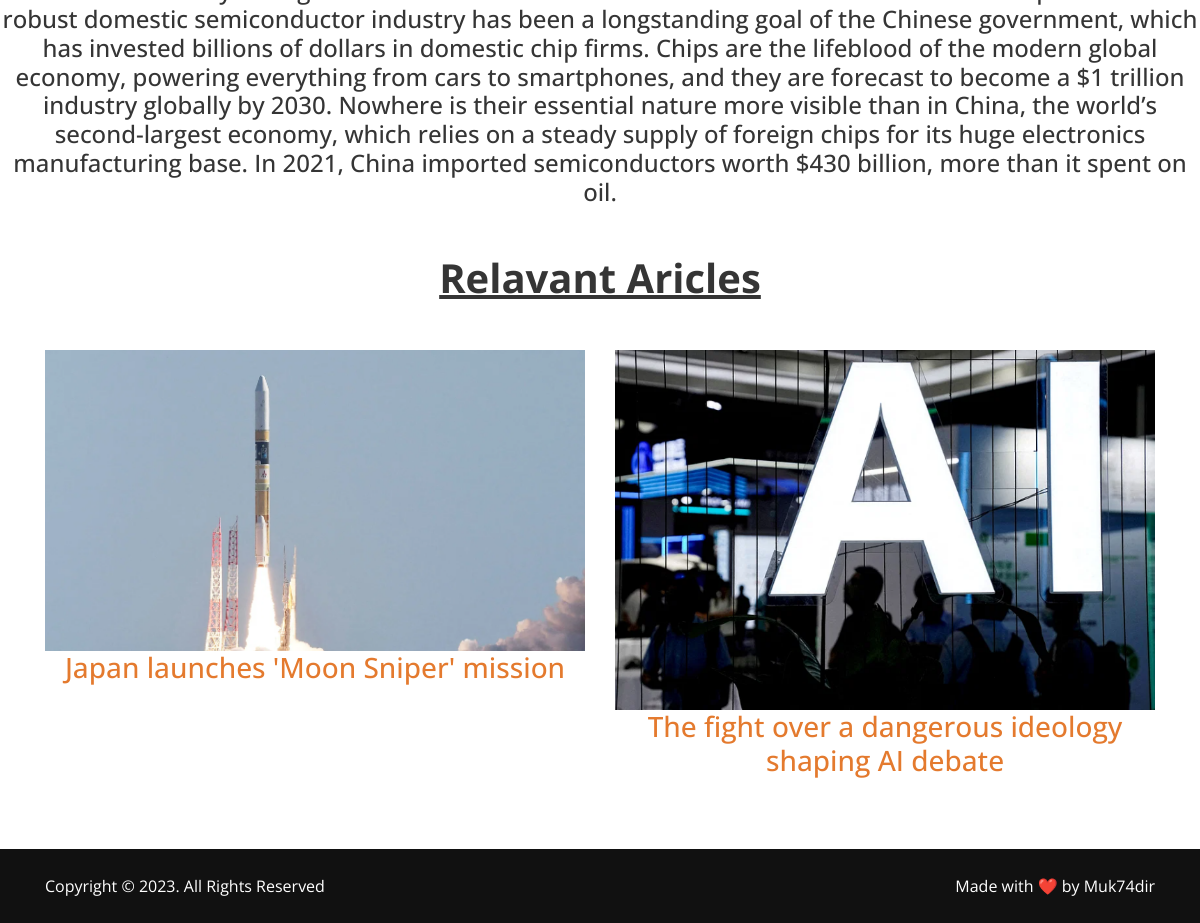
The page /category/science-technology/us-chipmaker-micron/ (lower part) on the database as committed earlier.
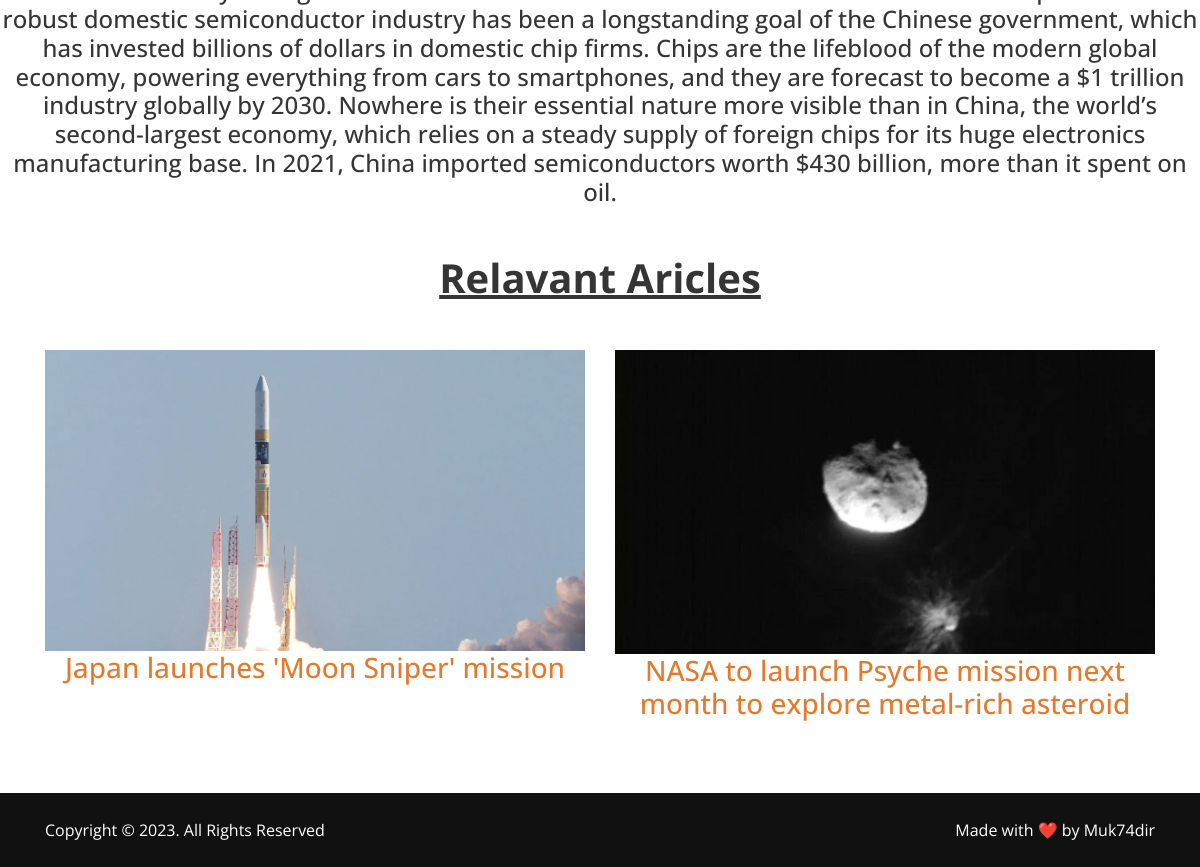
The same page on the database as committed later.
### articles/models.py (models this page shows, shortened)
class ArticleModel(models.Model):
    category = models.ForeignKey(CategoryModel, on_delete=models.CASCADE, related_name='articles')
    slug = models.SlugField(max_length=20, unique=True)
    headline = models.CharField(max_length=100)
    description = models.TextField()
    image = models.ImageField(upload_to='articles/images')
    rating = models.CharField(max_length=10, choices=RATING)
    publishing_date = models.DateTimeField(auto_now_add=True)

### articles/views.py (the view)
# urls.py: path('category/<slug:category_slug>/<slug:article_slug>/', views.article_details , name='article_detail'),
def article_details(request, category_slug, article_slug):
    context = {}
    all_categories = CategoryModel.objects.all()
    context['all_categories'] = all_categories
    category = CategoryModel.objects.get(slug=category_slug)
    article = ArticleModel.objects.get(slug=article_slug)
    context['article']= article
    relavent_articles = ArticleModel.objects.filter(category=category).exclude(slug=article_slug)[:2]
    context['relavent_articles']= relavent_articles
    user = request.user
    if user.is_authenticated:
        account = UserRegistrationModel.objects.get(user=user)
        context['account'] =  account
    all_subscriber = UserRegistrationModel.objects.all().count()
    rating = request.POST.get('rating')
    user = request.user
    if rating is not None and user.is_authenticated:
        article.rating = (int(rating)//(all_subscriber))
        article.save()
        context['article']= article
    return render(request, 'articles/article_details.html', context)

### articles/models.py (called while the page is built)
    def __str__(self):
        return self.category_name

### articles/templates/articles/article_details.html (shortened to what this page needs)
{% extends 'index.html' %}
{% load static %}
{% block content %}
<div class="text-center mt-5 mb-5" style="width: 100%;">
    <h4 class="mt-5 mb-5">{{article.description}}</h4>
    <h1 class="mb-5"><b><u>Relavant Aricles</u></b></h1>
    <div class="container">
        <div class="row">
            {% for re_art in relavent_articles %}
            <div class="col-md-6">
                <div class="article mb-4">
                    <img src="{{re_art.image.url}}" alt="" class="img-fluid">
                    <h3>
                        <a class="tn-title" href="{% url 'article_detail' re_art.category.slug re_art.slug %}">{{re_art.headline}}</a>
                    </h3>
                </div>
            </div>
            {% endfor %}
        </div>
    </div>
</div>
{% endblock %}

Rows that differ between the two databases and show on the page:
removed ArticleModel: image (picture), headline "The fight over a dangerous ideology shaping AI debate"
added ArticleModel: image (picture), headline "NASA to launch Psyche mission next month to explore metal-rich asteroid"
